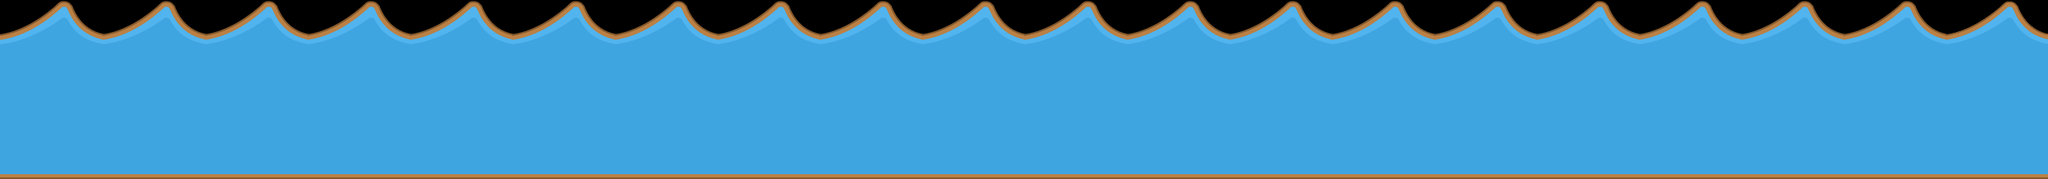

Below is a game level as drawn by its tile map, then a one-line description and the .tmx file that defines it, in full:
An orthogonal 80x7 tile map with 32x32 px tiles, 1 tile layer (Tile Layer 1).

<map version="1.0" orientation="orthogonal" renderorder="right-down" width="80" height="7" tilewidth="32" tileheight="32" nextobjectid="1">
 <tileset firstgid="1" name="water2" tilewidth="132" tileheight="223" tilecount="1" columns="1">
  <image source="../images/Stall/water2.png" width="132" height="223" />
 </tileset>
 <layer name="Tile Layer 1" width="80" height="7">
  <data encoding="csv">
0,0,0,0,0,0,0,0,0,0,0,0,0,0,0,0,0,0,0,0,0,0,0,0,0,0,0,0,0,0,0,0,0,0,0,0,0,0,0,0,0,0,0,0,0,0,0,0,0,0,0,0,0,0,0,0,0,0,0,0,0,0,0,0,0,0,0,0,0,0,0,0,0,0,0,0,0,0,0,0,
0,0,0,0,0,0,0,0,0,0,0,0,0,0,0,0,0,0,0,0,0,0,0,0,0,0,0,0,0,0,0,0,0,0,0,0,0,0,0,0,0,0,0,0,0,0,0,0,0,0,0,0,0,0,0,0,0,0,0,0,0,0,0,0,0,0,0,0,0,0,0,0,0,0,0,0,0,0,0,0,
0,0,0,0,0,0,0,0,0,0,0,0,0,0,0,0,0,0,0,0,0,0,0,0,0,0,0,0,0,0,0,0,0,0,0,0,0,0,0,0,0,0,0,0,0,0,0,0,0,0,0,0,0,0,0,0,0,0,0,0,0,0,0,0,0,0,0,0,0,0,0,0,0,0,0,0,0,0,0,0,
0,0,0,0,0,0,0,0,0,0,0,0,0,0,0,0,0,0,0,0,0,0,0,0,0,0,0,0,0,0,0,0,0,0,0,0,0,0,0,0,0,0,0,0,0,0,0,0,0,0,0,0,0,0,0,0,0,0,0,0,0,0,0,0,0,0,0,0,0,0,0,0,0,0,0,0,0,0,0,0,
0,0,0,0,0,0,0,0,0,0,0,0,0,0,0,0,0,0,0,0,0,0,0,0,0,0,0,0,0,0,0,0,0,0,0,0,0,0,0,0,0,0,0,0,0,0,0,0,0,0,0,0,0,0,0,0,0,0,0,0,0,0,0,0,0,0,0,0,0,0,0,0,0,0,0,0,0,0,0,0,
0,0,0,0,0,0,0,0,0,0,0,0,0,0,0,0,0,0,0,0,0,0,0,0,0,0,0,0,0,0,0,0,0,0,0,0,0,0,0,0,0,0,0,0,0,0,0,0,0,0,0,0,0,0,0,0,0,0,0,0,0,0,0,0,0,0,0,0,0,0,0,0,0,0,0,0,0,0,0,0,
1,0,0,0,1,0,0,0,1,0,0,0,1,0,0,0,1,0,0,0,1,0,0,0,1,0,0,0,1,0,0,0,1,0,0,0,1,0,0,0,1,0,0,0,1,0,0,0,1,0,0,0,1,0,0,0,1,0,0,0,1,0,0,0,1,0,0,0,1,0,0,0,1,0,0,0,1,0,0,0
</data>
 </layer>
</map>
